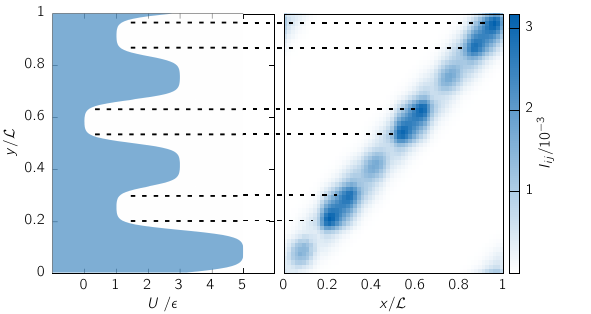

Reproduce this figure in gnuplot.
reset

set terminal cairo size 15cm,8cm standalone color colortext header \
   "\\renewcommand\\familydefault{\\sfdefault}\\usepackage{cmbright}"

set output "Invariant_2010.tex"

set style line 2 lc rgb '#0060ad' lt 1 lw 5 pt 5 ps 0.5   #  blue
set style line 3 lc rgb '#dd181f' lt 1 lw 5 pt 7 ps .5   # red
set style line 4 lc rgb '#66A61E' lt 1 lw 5 pt 9 ps .5   #  green
set style line 6 lc rgb '#ff8800' lt 1 lw 5 pt 11 ps .5   #  orange
set style line 7 lc rgb '#9FAFDF' lt 1 lw 5 pt 13 ps 0.5   #royal blue
set style line 8 lc rgb '#1E90FF' lt 1 lw 5 pt 6 ps 0.5   #  slate blue
set style line 1 lc rgb '#F897C5' lt 1 lw 5 pt 8 ps 0.5   # taffy
set style line 5 lc rgb 'black' lt 1 lw 5 pt 10 ps 0.5   # black
set style line 9 lc rgb '#f1c40f' lt 1 lw 5 pt 12 ps 0.5   #yellow


set multiplot

set origin 0.0,0.0
set size 0.5,1.0
set xlabel "$U~/\\epsilon$"
set xtics 0,1,5
set xrange [-1:6]

set ytics 0.2



set yrange[0:1]

set ylabel "$y/\\mathcal{L}$"


set arrow nohead lt 8 lw 5 dt 2 front from screen 0.22,0.3 to screen 0.53,0.3
set arrow nohead lt 8 lw 5 dt 2 front from screen 0.22,0.38 to screen 0.57,0.38

set arrow nohead lt 8 lw 5 dt 2 front from screen 0.16,0.575 to screen 0.67,0.575
set arrow nohead lt 8 lw 5 dt 2 front from screen 0.16,0.655 to screen 0.71,0.655

set arrow nohead lt 8 lw 5 dt 2 front from screen 0.22,0.85 to screen 0.79,0.85
set arrow nohead lt 8 lw 5 dt 2 front from screen 0.22,0.93 to screen 0.83,0.93

#set label '(b)' at screen 0.01,0.58
#set label '(a)' at screen 0.01,0.95
#set label '(c)' at screen 0.51,0.79

unset key
set parametric
set style fill  transparent solid 0.50 noborder
plot \
"../../data/Complementary/potential_2010.dat" u ($2+1):($1+1./200) w filledcurves x1=-1  ls 2  lw 5  notitle  ,\


unset parametric
unset style


set origin 0.45,0.0
set size 0.52,1.0

set xrange[0:1]
set yrange[0:1]

set xtics 0.2

set xlabel "$x/\\mathcal{L}$"
set cblabel "$I_{ij} / 10^{-3}$" offset 1.3,0

unset ylabel
unset ytics

#set format cb "%s*10^{%S}"
set cbtics ("1" 0.001,"2" 0.002,"3" 0.003)

set palette defined ( 0 "white", 0.003  "#0060ad") 

plot "../../data/Complementary/Invariant_2010.dat" matrix u ($1/60.+1./120.):($2/60.+1./120.):3 w image


